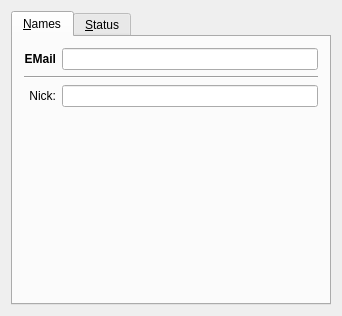
<ui version="4.0" >
 <class>MSNInfoBase</class>
 <widget class="QWidget" name="MSNInfoBase" >
  <property name="geometry" >
   <rect>
    <x>0</x>
    <y>0</y>
    <width>342</width>
    <height>316</height>
   </rect>
  </property>
  <property name="windowTitle" >
   <string></string>
  </property>
  <layout class="QVBoxLayout" >
   <property name="margin" >
    <number>11</number>
   </property>
   <property name="spacing" >
    <number>6</number>
   </property>
   <item>
    <widget class="QTabWidget" name="TabWidget4" >
     <widget class="QWidget" name="tab" >
      <attribute name="title" >
       <string>&amp;Names</string>
      </attribute>
      <layout class="QGridLayout" >
       <property name="margin" >
        <number>11</number>
       </property>
       <property name="spacing" >
        <number>6</number>
       </property>
       <item row="0" column="0" >
        <widget class="QLabel" name="TextLabel2" >
         <property name="font" >
          <font>
           <weight>75</weight>
           <bold>true</bold>
          </font>
         </property>
         <property name="text" >
          <string>EMail</string>
         </property>
         <property name="alignment" >
          <set>Qt::AlignRight|Qt::AlignTrailing|Qt::AlignVCenter</set>
         </property>
         <property name="wordWrap" >
          <bool>false</bool>
         </property>
        </widget>
       </item>
       <item row="0" column="1" >
        <widget class="QLineEdit" name="edtEMail" >
         <property name="font" >
          <font>
           <weight>75</weight>
           <bold>true</bold>
          </font>
         </property>
        </widget>
       </item>
       <item row="1" column="0" colspan="2" >
        <widget class="Line" name="Line3" >
         <property name="frameShape" >
          <enum>QFrame::HLine</enum>
         </property>
         <property name="frameShadow" >
          <enum>QFrame::Sunken</enum>
         </property>
         <property name="orientation" >
          <enum>Qt::Horizontal</enum>
         </property>
        </widget>
       </item>
       <item row="3" column="0" >
        <widget class="QLabel" name="TextLabel4" >
         <property name="text" >
          <string>Nick:</string>
         </property>
         <property name="alignment" >
          <set>Qt::AlignRight|Qt::AlignTrailing|Qt::AlignVCenter</set>
         </property>
         <property name="wordWrap" >
          <bool>false</bool>
         </property>
        </widget>
       </item>
       <item row="3" column="1" >
        <widget class="QLineEdit" name="edtNick" />
       </item>
       <item row="6" column="0" >
        <spacer>
         <property name="orientation" >
          <enum>Qt::Vertical</enum>
         </property>
         <property name="sizeType" >
          <enum>QSizePolicy::Expanding</enum>
         </property>
         <property name="sizeHint" >
          <size>
           <width>20</width>
           <height>20</height>
          </size>
         </property>
        </spacer>
       </item>
      </layout>
     </widget>
     <widget class="QWidget" name="tab" >
      <attribute name="title" >
       <string>&amp;Status</string>
      </attribute>
      <layout class="QGridLayout" >
       <property name="margin" >
        <number>11</number>
       </property>
       <property name="spacing" >
        <number>6</number>
       </property>
       <item row="0" column="0" >
        <widget class="QLabel" name="TextLabel5" >
         <property name="text" >
          <string>Status:</string>
         </property>
         <property name="alignment" >
          <set>Qt::AlignRight|Qt::AlignTrailing|Qt::AlignVCenter</set>
         </property>
         <property name="wordWrap" >
          <bool>false</bool>
         </property>
        </widget>
       </item>
       <item row="0" column="1" >
        <widget class="QComboBox" name="cmbStatus" >
         <property name="sizePolicy" >
          <sizepolicy>
           <hsizetype>7</hsizetype>
           <vsizetype>0</vsizetype>
           <horstretch>0</horstretch>
           <verstretch>0</verstretch>
          </sizepolicy>
         </property>
        </widget>
       </item>
       <item row="1" column="0" >
        <widget class="QLabel" name="lblOnline" >
         <property name="text" >
          <string>Online:</string>
         </property>
         <property name="alignment" >
          <set>Qt::AlignRight|Qt::AlignTrailing|Qt::AlignVCenter</set>
         </property>
         <property name="wordWrap" >
          <bool>false</bool>
         </property>
        </widget>
       </item>
       <item row="1" column="1" >
        <widget class="QLineEdit" name="edtOnline" />
       </item>
       <item row="2" column="0" >
        <widget class="QLabel" name="lblNA" >
         <property name="text" >
          <string/>
         </property>
         <property name="alignment" >
          <set>Qt::AlignRight|Qt::AlignTrailing|Qt::AlignVCenter</set>
         </property>
         <property name="wordWrap" >
          <bool>false</bool>
         </property>
        </widget>
       </item>
       <item row="2" column="1" >
        <widget class="QLineEdit" name="edtNA" />
       </item>
       <item row="4" column="1" >
        <spacer>
         <property name="orientation" >
          <enum>Qt::Vertical</enum>
         </property>
         <property name="sizeType" >
          <enum>QSizePolicy::Expanding</enum>
         </property>
         <property name="sizeHint" >
          <size>
           <width>20</width>
           <height>20</height>
          </size>
         </property>
        </spacer>
       </item>
      </layout>
     </widget>
    </widget>
   </item>
  </layout>
 </widget>
 <resources/>
 <connections/>
</ui>
